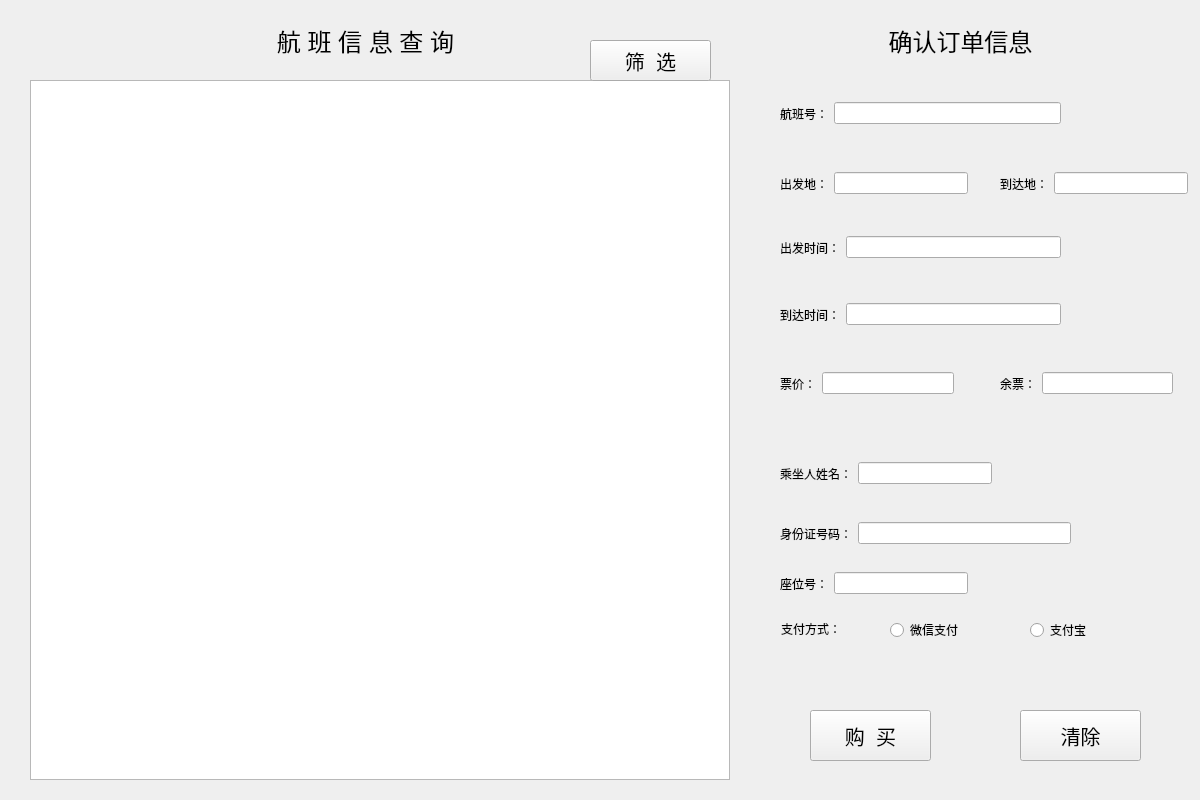
<?xml version="1.0" encoding="UTF-8"?>
<ui version="4.0">
 <class>Air_Inquiry</class>
 <widget class="QWidget" name="Air_Inquiry">
  <property name="geometry">
   <rect>
    <x>0</x>
    <y>0</y>
    <width>1200</width>
    <height>800</height>
   </rect>
  </property>
  <property name="minimumSize">
   <size>
    <width>1200</width>
    <height>800</height>
   </size>
  </property>
  <property name="maximumSize">
   <size>
    <width>1200</width>
    <height>800</height>
   </size>
  </property>
  <property name="windowTitle">
   <string>航班查询与票务购买</string>
  </property>
  <widget class="QTableWidget" name="airtableWidget">
   <property name="geometry">
    <rect>
     <x>30</x>
     <y>80</y>
     <width>700</width>
     <height>700</height>
    </rect>
   </property>
  </widget>
  <widget class="QLabel" name="label">
   <property name="geometry">
    <rect>
     <x>250</x>
     <y>20</y>
     <width>231</width>
     <height>41</height>
    </rect>
   </property>
   <property name="font">
    <font>
     <pointsize>18</pointsize>
    </font>
   </property>
   <property name="text">
    <string>航 班 信 息 查 询</string>
   </property>
   <property name="alignment">
    <set>Qt::AlignmentFlag::AlignCenter</set>
   </property>
  </widget>
  <widget class="QLabel" name="label_2">
   <property name="geometry">
    <rect>
     <x>860</x>
     <y>20</y>
     <width>201</width>
     <height>41</height>
    </rect>
   </property>
   <property name="font">
    <font>
     <pointsize>18</pointsize>
    </font>
   </property>
   <property name="text">
    <string>确认订单信息</string>
   </property>
   <property name="alignment">
    <set>Qt::AlignmentFlag::AlignCenter</set>
   </property>
  </widget>
  <widget class="QLabel" name="label_13">
   <property name="geometry">
    <rect>
     <x>781</x>
     <y>621</y>
     <width>60</width>
     <height>16</height>
    </rect>
   </property>
   <property name="text">
    <string>支付方式：</string>
   </property>
  </widget>
  <widget class="QRadioButton" name="rbn_wechat">
   <property name="geometry">
    <rect>
     <x>890</x>
     <y>620</y>
     <width>91</width>
     <height>20</height>
    </rect>
   </property>
   <property name="text">
    <string>微信支付</string>
   </property>
  </widget>
  <widget class="QRadioButton" name="rbn_alipay">
   <property name="geometry">
    <rect>
     <x>1030</x>
     <y>620</y>
     <width>71</width>
     <height>20</height>
    </rect>
   </property>
   <property name="text">
    <string>支付宝</string>
   </property>
  </widget>
  <widget class="QPushButton" name="btn_buy">
   <property name="geometry">
    <rect>
     <x>810</x>
     <y>710</y>
     <width>121</width>
     <height>51</height>
    </rect>
   </property>
   <property name="font">
    <font>
     <pointsize>15</pointsize>
    </font>
   </property>
   <property name="text">
    <string>购  买</string>
   </property>
  </widget>
  <widget class="QPushButton" name="btn_cancel">
   <property name="geometry">
    <rect>
     <x>1020</x>
     <y>710</y>
     <width>121</width>
     <height>51</height>
    </rect>
   </property>
   <property name="font">
    <font>
     <pointsize>15</pointsize>
    </font>
   </property>
   <property name="text">
    <string>清除</string>
   </property>
  </widget>
  <widget class="QWidget" name="layoutWidget">
   <property name="geometry">
    <rect>
     <x>780</x>
     <y>301</y>
     <width>281</width>
     <height>27</height>
    </rect>
   </property>
   <layout class="QHBoxLayout" name="horizontalLayout_2">
    <item>
     <widget class="QLabel" name="label_7">
      <property name="text">
       <string>到达时间：</string>
      </property>
     </widget>
    </item>
    <item>
     <widget class="QLineEdit" name="txt_arrive_time">
      <property name="readOnly">
       <bool>true</bool>
      </property>
     </widget>
    </item>
   </layout>
  </widget>
  <widget class="QWidget" name="layoutWidget">
   <property name="geometry">
    <rect>
     <x>780</x>
     <y>234</y>
     <width>281</width>
     <height>27</height>
    </rect>
   </property>
   <layout class="QHBoxLayout" name="horizontalLayout_3">
    <item>
     <widget class="QLabel" name="label_6">
      <property name="text">
       <string>出发时间：</string>
      </property>
     </widget>
    </item>
    <item>
     <widget class="QLineEdit" name="txt_depart_time">
      <property name="readOnly">
       <bool>true</bool>
      </property>
     </widget>
    </item>
   </layout>
  </widget>
  <widget class="QWidget" name="layoutWidget">
   <property name="geometry">
    <rect>
     <x>780</x>
     <y>100</y>
     <width>281</width>
     <height>27</height>
    </rect>
   </property>
   <layout class="QHBoxLayout" name="horizontalLayout_5">
    <item>
     <widget class="QLabel" name="label_3">
      <property name="text">
       <string>航班号：</string>
      </property>
     </widget>
    </item>
    <item>
     <widget class="QLineEdit" name="txt_flightid">
      <property name="readOnly">
       <bool>true</bool>
      </property>
     </widget>
    </item>
   </layout>
  </widget>
  <widget class="QWidget" name="layoutWidget">
   <property name="geometry">
    <rect>
     <x>780</x>
     <y>170</y>
     <width>188</width>
     <height>27</height>
    </rect>
   </property>
   <layout class="QHBoxLayout" name="horizontalLayout_4">
    <item>
     <widget class="QLabel" name="label_4">
      <property name="text">
       <string>出发地：</string>
      </property>
     </widget>
    </item>
    <item>
     <widget class="QLineEdit" name="txt_depart">
      <property name="readOnly">
       <bool>true</bool>
      </property>
     </widget>
    </item>
   </layout>
  </widget>
  <widget class="QWidget" name="layoutWidget">
   <property name="geometry">
    <rect>
     <x>1000</x>
     <y>170</y>
     <width>188</width>
     <height>27</height>
    </rect>
   </property>
   <layout class="QHBoxLayout" name="horizontalLayout_6">
    <item>
     <widget class="QLabel" name="label_5">
      <property name="text">
       <string>到达地：</string>
      </property>
     </widget>
    </item>
    <item>
     <widget class="QLineEdit" name="txt_arrive">
      <property name="readOnly">
       <bool>true</bool>
      </property>
     </widget>
    </item>
   </layout>
  </widget>
  <widget class="QWidget" name="layoutWidget">
   <property name="geometry">
    <rect>
     <x>780</x>
     <y>370</y>
     <width>174</width>
     <height>27</height>
    </rect>
   </property>
   <layout class="QHBoxLayout" name="horizontalLayout">
    <item>
     <widget class="QLabel" name="label_8">
      <property name="text">
       <string>票价：</string>
      </property>
     </widget>
    </item>
    <item>
     <widget class="QLineEdit" name="txt_price">
      <property name="readOnly">
       <bool>true</bool>
      </property>
     </widget>
    </item>
   </layout>
  </widget>
  <widget class="QWidget" name="layoutWidget">
   <property name="geometry">
    <rect>
     <x>1000</x>
     <y>370</y>
     <width>173</width>
     <height>27</height>
    </rect>
   </property>
   <layout class="QHBoxLayout" name="horizontalLayout_7">
    <item>
     <widget class="QLabel" name="label_9">
      <property name="text">
       <string>余票：</string>
      </property>
     </widget>
    </item>
    <item>
     <widget class="QLineEdit" name="txt_remain_seats">
      <property name="readOnly">
       <bool>true</bool>
      </property>
     </widget>
    </item>
   </layout>
  </widget>
  <widget class="QWidget" name="layoutWidget">
   <property name="geometry">
    <rect>
     <x>780</x>
     <y>460</y>
     <width>212</width>
     <height>27</height>
    </rect>
   </property>
   <layout class="QHBoxLayout" name="horizontalLayout_8">
    <item>
     <widget class="QLabel" name="label_10">
      <property name="text">
       <string>乘坐人姓名：</string>
      </property>
     </widget>
    </item>
    <item>
     <widget class="QLineEdit" name="txt_realname"/>
    </item>
   </layout>
  </widget>
  <widget class="QWidget" name="layoutWidget">
   <property name="geometry">
    <rect>
     <x>780</x>
     <y>520</y>
     <width>291</width>
     <height>27</height>
    </rect>
   </property>
   <layout class="QHBoxLayout" name="horizontalLayout_9">
    <item>
     <widget class="QLabel" name="label_11">
      <property name="text">
       <string>身份证号码：</string>
      </property>
     </widget>
    </item>
    <item>
     <widget class="QLineEdit" name="txt_realid"/>
    </item>
   </layout>
  </widget>
  <widget class="QWidget" name="layoutWidget">
   <property name="geometry">
    <rect>
     <x>780</x>
     <y>570</y>
     <width>188</width>
     <height>27</height>
    </rect>
   </property>
   <layout class="QHBoxLayout" name="horizontalLayout_10">
    <item>
     <widget class="QLabel" name="label_12">
      <property name="text">
       <string>座位号：</string>
      </property>
     </widget>
    </item>
    <item>
     <widget class="QLineEdit" name="lineEdit_10"/>
    </item>
   </layout>
  </widget>
  <widget class="QPushButton" name="btn_filter">
   <property name="geometry">
    <rect>
     <x>590</x>
     <y>40</y>
     <width>121</width>
     <height>41</height>
    </rect>
   </property>
   <property name="font">
    <font>
     <pointsize>15</pointsize>
    </font>
   </property>
   <property name="text">
    <string>筛  选</string>
   </property>
  </widget>
 </widget>
 <resources/>
 <connections/>
</ui>
